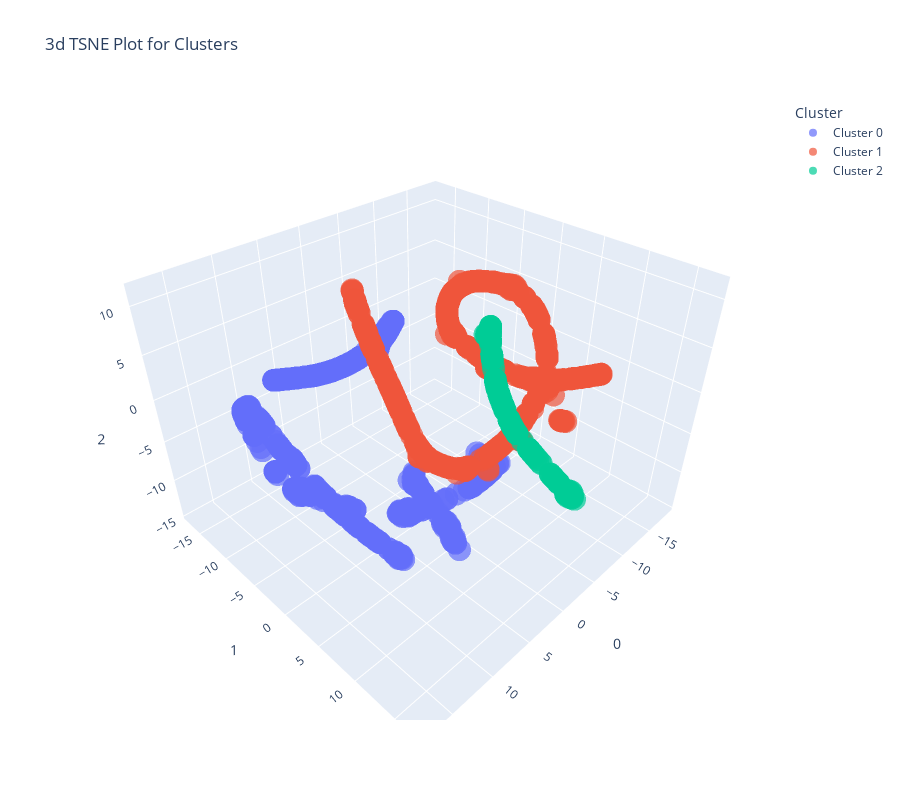

Source (notebook cell):
### Code cell
evaluate_model(kmeans)

### Figure 1 — Plotly figure (JSON) as saved in the notebook; plotly's stock layout.template omitted (floating-point values rounded to 4 significant figures; data arrays with more than 128 entries replaced by an {"elided": "..."} marker saying what was removed)
{"data": [{"customdata": {"elided": "636x1 int values"}, "hovertemplate": "Cluster=Cluster 0<br>0=%{x}<br>1=%{y}<br>2=%{z}<br>Feature=%{customdata[0]}<extra></extra>", "legendgroup": "Cluster 0", "marker": {"color": "#636efa", "opacity": 0.7, "symbol": "circle"}, "mode": "markers", "name": "Cluster 0", "scene": "scene", "showlegend": true, "type": "scatter3d", "x": {"elided": "636 float values"}, "y": {"elided": "636 float values"}, "z": {"elided": "636 float values"}}, {"customdata": {"elided": "608x1 int values"}, "hovertemplate": "Cluster=Cluster 1<br>0=%{x}<br>1=%{y}<br>2=%{z}<br>Feature=%{customdata[0]}<extra></extra>", "legendgroup": "Cluster 1", "marker": {"color": "#EF553B", "opacity": 0.7, "symbol": "circle"}, "mode": "markers", "name": "Cluster 1", "scene": "scene", "showlegend": true, "type": "scatter3d", "x": {"elided": "608 float values"}, "y": {"elided": "608 float values"}, "z": {"elided": "608 float values"}}, {"customdata": {"elided": "135x1 int values"}, "hovertemplate": "Cluster=Cluster 2<br>0=%{x}<br>1=%{y}<br>2=%{z}<br>Feature=%{customdata[0]}<extra></extra>", "legendgroup": "Cluster 2", "marker": {"color": "#00cc96", "opacity": 0.7, "symbol": "circle"}, "mode": "markers", "name": "Cluster 2", "scene": "scene", "showlegend": true, "type": "scatter3d", "x": {"elided": "135 float values"}, "y": {"elided": "135 float values"}, "z": {"elided": "135 float values"}}], "layout": {"height": 800, "legend": {"title": {"text": "Cluster"}, "tracegroupgap": 0}, "scene": {"domain": {"x": [0, 1], "y": [0, 1]}, "xaxis": {"title": {"text": "0"}}, "yaxis": {"title": {"text": "1"}}, "zaxis": {"title": {"text": "2"}}}, "title": {"text": "3d TSNE Plot for Clusters"}, "width": 900}}
